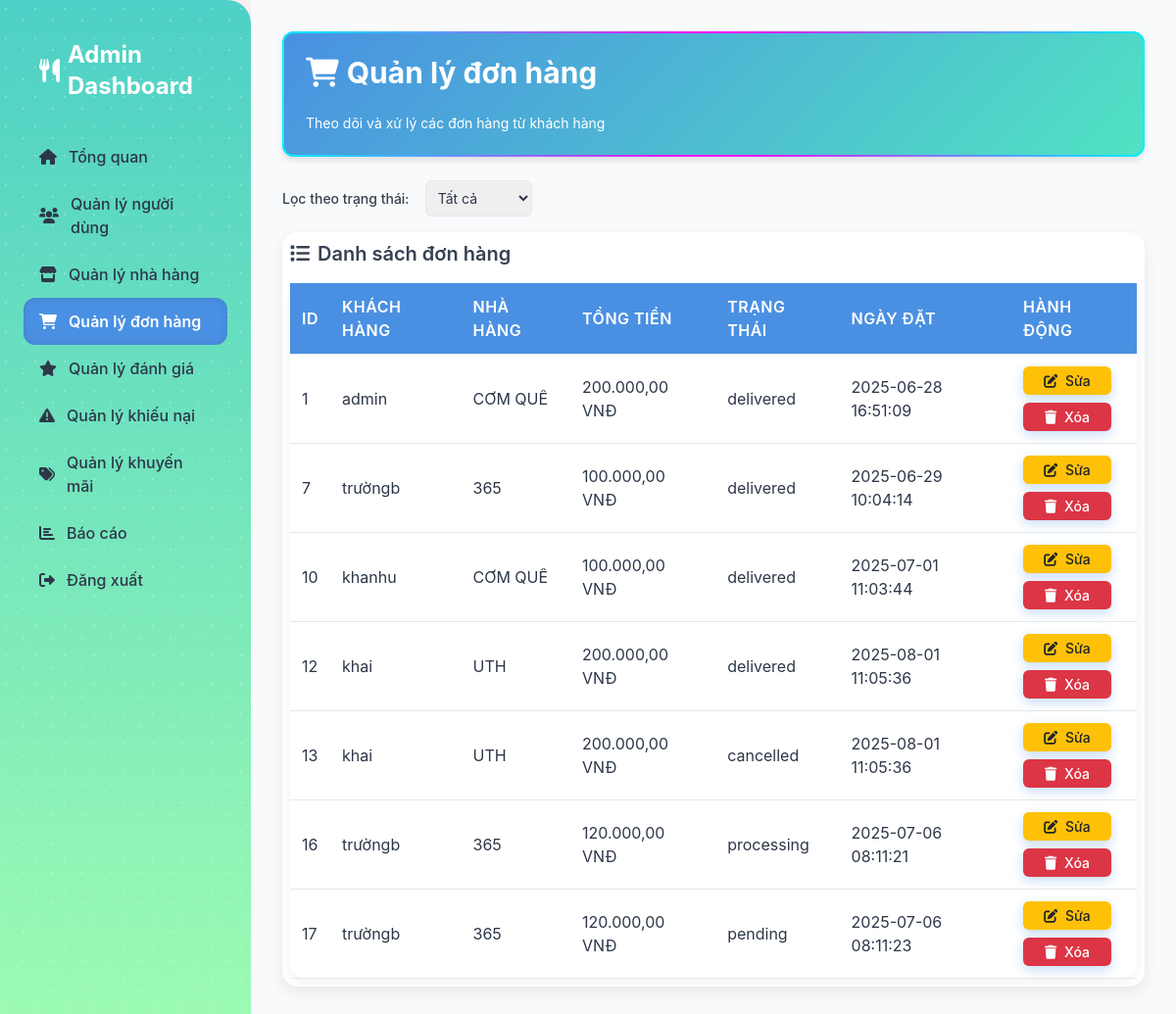
The page /modules/orders/manage_orders.php (signed in) on the database its author committed.
### tables this page shows
CREATE TABLE `orders` (
  `id` int(11) NOT NULL,
  `user_id` int(11) DEFAULT NULL,
  `restaurant_id` int(11) DEFAULT NULL,
  `total_amount` decimal(10,2) NOT NULL,
  `status` enum('pending','processing','delivered','cancelled') DEFAULT 'pending',
  `created_at` timestamp NOT NULL DEFAULT current_timestamp(),
  `complaint` text DEFAULT NULL
);

CREATE TABLE `users` (
  `id` int(11) NOT NULL,
  `username` varchar(50) NOT NULL,
  `password` varchar(255) NOT NULL,
  `role` enum('admin','user','restaurant') NOT NULL,
  `email` varchar(100) NOT NULL,
  `created_at` timestamp NOT NULL DEFAULT current_timestamp()
);

CREATE TABLE `restaurants` (
  `id` int(11) NOT NULL,
  `name` varchar(100) NOT NULL,
  `address` text NOT NULL,
  `owner_id` int(11) DEFAULT NULL,
  `status` enum('pending','approved','rejected') DEFAULT 'pending',
  `image` varchar(255) DEFAULT NULL
);

### modules/orders/manage_orders.php (the view, shortened to what this page needs)
<?php
require __DIR__ . '/../../config/db_connect.php';
$current_page = basename($_SERVER['PHP_SELF']);
$status_filter = isset($_GET['status']) ? trim($_GET['status']) : 'all';
$orders = [];
try {
    if ($status_filter === 'all') {
        $stmt = $pdo->query("SELECT o.*, u.username AS customer, r.name AS restaurant
                            FROM orders o
                            LEFT JOIN users u ON o.user_id = u.id
                            LEFT JOIN restaurants r ON o.restaurant_id = r.id");
    }
    $orders = $stmt->fetchAll(PDO::FETCH_ASSOC);
} catch (PDOException $e) {
    $error = "Lỗi khi lấy dữ liệu: " . $e->getMessage();
    error_log("Database error when fetching orders: " . $e->getMessage());
}
?>
<!DOCTYPE html>
<html lang="vi">
<head>
    <link href="https://cdn.jsdelivr.net/npm/tailwindcss@2.2.19/dist/tailwind.min.css" rel="stylesheet">
    <link href="/ad/assets/css/admin.css" rel="stylesheet">
    <link href="https://cdnjs.cloudflare.com/ajax/libs/font-awesome/6.0.0-beta3/css/all.min.css" rel="stylesheet">
    <link href="https://cdnjs.cloudflare.com/ajax/libs/animate.css/4.1.1/animate.min.css" rel="stylesheet">
</head>
<body class="flex flex-col h-screen bg-gray-50" data-page="<?php echo $current_page; ?>">
    <div class="flex flex-1 overflow-hidden">
        <aside class="sidebar w-64 bg-gray-800 text-white transition-all duration-300 ease-in-out">
            <h2 class="text-2xl font-bold mb-4 flex items-center p-4">
                <i class="fas fa-utensils mr-2"></i> <span>Admin Dashboard</span>
            </h2>
            <nav>
                <ul>
                    <li><a href="/ad/views/dashboard.php" class="flex items-center p-4 <?php echo ($current_page == 'dashboard.php' && !isset($_GET['page'])) ? 'active' : ''; ?>"><i class="fas fa-home mr-2"></i> <span>Tổng quan</span></a></li>
                    <li><a href="/ad/modules/users/manage_users.php" class="flex items-center p-4 <?php echo ($current_page == 'manage_users.php') ? 'active' : ''; ?>"><i class="fas fa-users mr-2"></i> <span>Quản lý người dùng</span></a></li>
                    <li><a href="/ad/modules/restaurants/manage_restaurants.php" class="flex items-center p-4 <?php echo ($current_page == 'manage_restaurants.php') ? 'active' : ''; ?>"><i class="fas fa-store mr-2"></i> <span>Quản lý nhà hàng</span></a></li>
                    <li><a href="/ad/modules/orders/manage_orders.php" class="flex items-center p-4 <?php echo ($current_page == 'manage_orders.php') ? 'active' : ''; ?>"><i class="fas fa-shopping-cart mr-2"></i> <span>Quản lý đơn hàng</span></a></li>
                    <li><a href="/ad/modules/reviews/manage_reviews.php" class="flex items-center p-4 <?php echo ($current_page == 'manage_reviews.php') ? 'active' : ''; ?>"><i class="fas fa-star mr-2"></i> <span>Quản lý đánh giá</span></a></li>
                    <li><a href="/ad/modules/complaints/manage_complaints.php" class="flex items-center p-4 <?php echo ($current_page == 'manage_complaints.php') ? 'active' : ''; ?>"><i class="fas fa-exclamation-triangle mr-2"></i> <span>Quản lý khiếu nại</span></a></li>
                    <li><a href="/ad/modules/promotions/manage_promotions.php" class="flex items-center p-4 <?php echo ($current_page == 'manage_promotions.php') ? 'active' : ''; ?>"><i class="fas fa-tags mr-2"></i> <span>Quản lý khuyến mãi</span></a></li>
                    <li><a href="/ad/views/report.php" class="flex items-center p-4 <?php echo ($current_page == 'report.php') ? 'active' : ''; ?>"><i class="fas fa-chart-bar mr-2"></i> <span>Báo cáo</span></a></li>
                    <li><a href="/ad/modules/auth/logout.php" class="flex items-center p-4 <?php echo ($current_page == 'logout.php') ? 'active' : ''; ?>"><i class="fas fa-sign-out-alt mr-2"></i> <span>Đăng xuất</span></a></li>
                </ul>
            </nav>
        </aside>
        <main class="main-content flex-1 overflow-auto p-6 bg-gray-50 animate__animated animate__fadeIn" id="main-content">
            <div class="content" id="content" style="display: none;">
                <div class="header-card animate__animated animate__fadeInUp">
                <h1 class="text-3xl font-bold mb-6 flex items-center animate__animated animate__fadeInUp">
                    <i class="fas fa-shopping-cart mr-2"></i> Quản lý đơn hàng
                </h1>
                <p class="text-sm mt-2">Theo dõi và xử lý các đơn hàng từ khách hàng</p>
                </div>
                <form method="GET" action="manage_orders.php" class="filter-form animate__animated animate__fadeInUp">
                    <label for="status" class="text-sm font-medium text-gray-700">Lọc theo trạng thái:</label>
                    <select name="status" id="status" onchange="this.form.submit()" class="border rounded p-2">
                        <option value="all" <?php echo ($status_filter === 'all') ? 'selected' : ''; ?>>Tất cả</option>
                    </select>
                </form>
                <div class="card table-container bg-white shadow-lg rounded-lg p-6 animate__animated animate__fadeInUp">
                    <h2 class="text-xl font-semibold mb-4 flex items-center text-gray-700">
                        <i class="fas fa-list mr-2"></i> Danh sách đơn hàng
                    </h2>
                    <?php if (empty($orders)): ?>
                        <p class="text-gray-500">Không có đơn hàng nào để hiển thị.</p>
                    <?php else: ?>
                        <table>
                            <thead>
                                <tr>
                                    <th class="w-10">ID</th>
                                    <th>Khách hàng</th>
                                    <th>Nhà hàng</th>
                                    <th>Tổng tiền</th>
                                    <th>Trạng thái</th>
                                    <th>Ngày đặt</th>
                                    <th class="w-32">Hành động</th>
                                </tr>
                            </thead>
                            <tbody>
                                <?php foreach ($orders as $order): ?>
                                <?php
                                    $stmt = $pdo->prepare("SELECT id FROM orders WHERE id = ?");
                                    $stmt->execute([$order['id']]);
                                    $exists = $stmt->fetch();
                                    if ($exists):
                                ?>
                                <tr>
                                    <td><?php echo htmlspecialchars($order['id']); ?></td>
                                    <td><?php echo htmlspecialchars($order['customer'] ?? 'Không xác định'); ?></td>
                                    <td><?php echo htmlspecialchars($order['restaurant'] ?? 'Không xác định'); ?></td>
                                    <td><?php echo number_format($order['total_amount'], 2, ',', '.') . ' VNĐ'; ?></td>
                                    <td><?php echo htmlspecialchars($order['status']); ?></td>
                                    <td><?php echo htmlspecialchars($order['created_at']); ?></td>
                                    <td>
                                        <div class="flex flex-wrap gap-2">
                                            <a href="edit_order.php?id=<?php echo $order['id']; ?>" class="btn btn-warning btn-sm">
                                                <i class="fas fa-edit mr-1"></i> Sửa
                                            </a>
                                            <button onclick="confirmDelete(<?php echo $order['id']; ?>)" class="btn btn-danger btn-sm">
                                                <i class="fas fa-trash mr-1"></i> Xóa
                                            </button>
                                        </div>
                                    </td>
                                </tr>
                                <?php endif; ?>
                                <?php endforeach; ?>
                            </tbody>
                        </table>
                    <?php endif; ?>
                </div>
            </div>
        </main>
    </div>
</body>
</html>

### assets/css/admin.css (style rules this page uses)
body { font-family: 'Inter', -apple-system, BlinkMacSystemFont, 'Segoe UI', Roboto, sans-serif; background: linear-gradient(135deg, #f7fafc 0%, #dce3ec 100%); background-size: 200% 200%; animation: gradientMove 15s ease infinite; margin: 0; height: 100vh; overflow: auto; color: #2d3748; }
.sidebar { background: linear-gradient(180deg, #4dd0c6, #9ffcb2); color: #ffffff; height: 100vh; position: fixed; width: 256px; padding: 1.5rem; box-shadow: 0 0 30px rgba(255, 154, 158, 0.4); overflow-y: auto; transition: all 0.3s ease-in-out; border-top-right-radius: 24px; border-bottom-right-radius: 24px; overflow: hidden; }
.sidebar::before { content: ''; position: absolute; top: 0; left: 0; width: 100%; height: 100%; background-image: radial-gradient(circle at 20% 30%, rgba(255,255,255,0.8) 1px, transparent 1px), radial-gradient(circle at 80% 70%, rgba(255,255,255,0.8) 1px, transparent 1px); background-size: 30px 30px; opacity: 0.3; animation: particleMove 20s linear infinite; }
.sidebar nav ul { list-style: none; padding: 0; }
.sidebar nav ul li a { display: flex; align-items: center; padding: 0.75rem 1rem; border-radius: 0.75rem; color: #2d3748; text-decoration: none; transition: all 0.3s ease; font-weight: 500; position: relative; overflow: hidden; }
.sidebar nav ul li a::before { content: ''; position: absolute; top: 0; left: -100%; width: 100%; height: 100%; background: linear-gradient(90deg, rgba(255, 255, 255, 0.2) 0%, rgba(255, 255, 255, 0.5) 50%, rgba(255, 255, 255, 0.2) 100%); transition: all 0.4s ease; z-index: 0; }
.sidebar nav ul li a.active { background-color: #4a90e2; color: #ffffff; font-weight: 600; box-shadow: inset 0 0 10px rgba(0, 0, 0, 0.1); }
.sidebar nav ul li a.active::before { display: none; }
.sidebar nav ul li a i { margin-right: 0.75rem; transition: transform 0.3s ease, opacity 0.3s ease; }
.sidebar nav ul li a span { transition: opacity 0.3s ease; }
.main-content { margin-left: 256px; padding: 2rem; height: 100vh; width: calc(100% - 256px); overflow-y: auto; transition: margin-left 0.3s ease; padding-bottom: 2rem; }
.header-card { background: linear-gradient(135deg, #4a90e2, #50e3c2); color: white; padding: 1.5rem; border-radius: 0.75rem; margin-bottom: 1.5rem; box-shadow: 0 4px 6px rgba(0, 0, 0, 0.1); position: relative; overflow: hidden; z-index: 1; }
.header-card::before { content: ''; position: absolute; top: -2px; left: -2px; right: -2px; bottom: -2px; background: linear-gradient( 90deg, #00f0ff 0%, #ff00f7 25%, #00f0ff 50%, #ff00f7 75%, #00f0ff 100% ); background-size: 200% 100%; animation: ledRunning 3s linear infinite; z-index: -1; border-radius: 0.85rem; -webkit-mask: linear-gradient(#fff 0 0) content-box, linear-gradient(#fff 0 0); -webkit-mask-composite: xor; mask-composite: exclude; padding: 4px; }
.card { background-color: #ffffff; border-radius: 1rem; box-shadow: 0 6px 15px rgba(0, 0, 0, 0.08); padding: 1.5rem; margin-bottom: 2rem; transition: all 0.3s ease; opacity: 1 !important; backface-visibility: hidden; will-change: transform, box-shadow; }
.table-container { overflow-x: auto; border-radius: 1rem; background: #ffffff; padding: 0.5rem; }
table { width: 100%; background-color: #ffffff; border-radius: 1rem; box-shadow: 0 4px 12px rgba(0, 0, 0, 0.05); border-collapse: separate; border-spacing: 0; }
th, td { padding: 1rem; text-align: left; border-bottom: 1px solid #edf2f7; }
th { background-color: #4a90e2; color: #ffffff; font-weight: 600; text-transform: uppercase; letter-spacing: 0.5px; }
tr { transition: all 0.3s ease; }
.btn { padding: 0.75rem 1.5rem; border-radius: 0.75rem; font-weight: 600; transition: all 0.3s ease; min-width: 120px; text-align: center; box-shadow: 0 4px 12px rgba(74, 144, 226, 0.3); opacity: 1 !important; cursor: pointer; }
.btn-sm { padding: 0.5rem 1rem; font-size: 0.875rem; min-width: 90px; }
.btn-danger { background-color: #e53e3e; color: #ffffff; }
.btn-warning { background-color: #ecc94b; color: #ffffff; }

### rows shown on the page
orders: id "1", user.username "admin", restaurant.name "CƠM QUÊ", total_amount "200.000,00", status "delivered", created_at "2025-06-28 16:51:09"
orders: id "7", user.username "trườngb", restaurant.name "365", total_amount "100.000,00", status "delivered", created_at "2025-06-29 10:04:14"
orders: id "10", user.username "khanhu", restaurant.name "CƠM QUÊ", total_amount "100.000,00", status "delivered", created_at "2025-07-01 11:03:44"
orders: id "12", user.username "khai", restaurant.name "UTH", total_amount "200.000,00", status "delivered", created_at "2025-08-01 11:05:36"
orders: id "13", user.username "khai", restaurant.name "UTH", total_amount "200.000,00", status "cancelled", created_at "2025-08-01 11:05:36"
orders: id "16", user.username "trườngb", restaurant.name "365", total_amount "120.000,00", status "processing", created_at "2025-07-06 08:11:21"
orders: id "17", user.username "trườngb", restaurant.name "365", total_amount "120.000,00", status "pending", created_at "2025-07-06 08:11:23"
